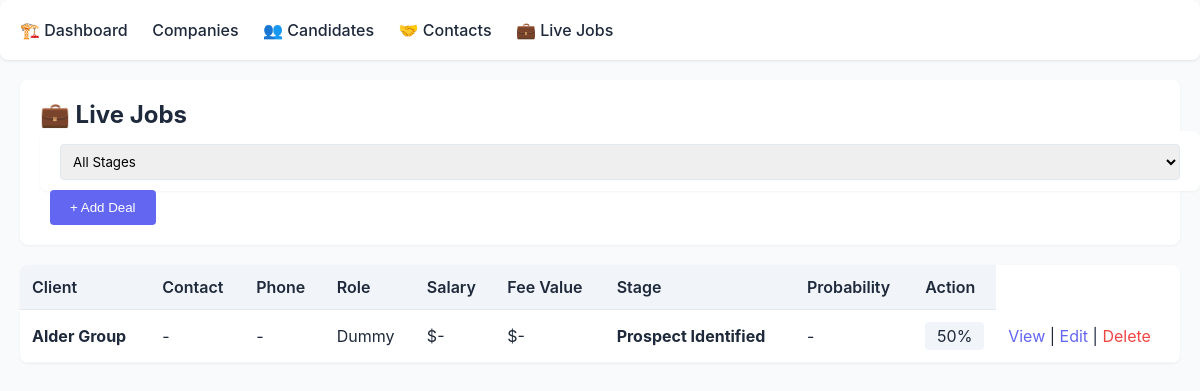
/deals, run on an earlier commit of the app's database.
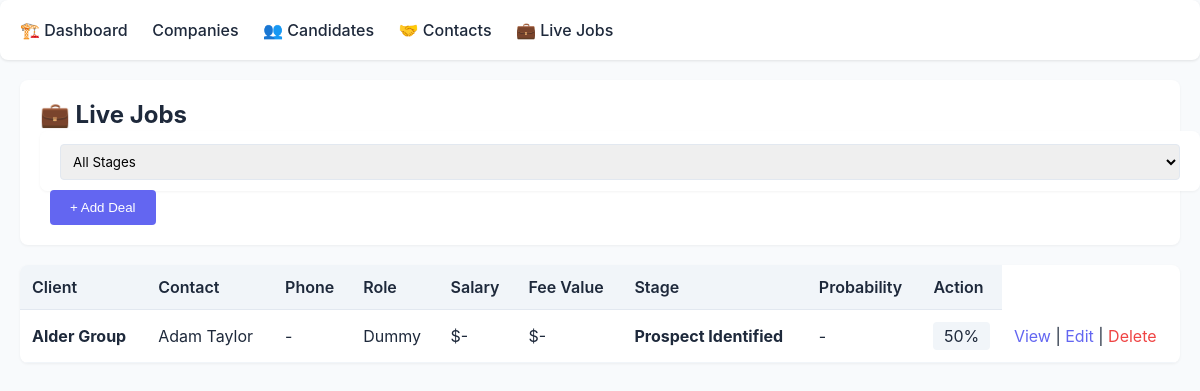
And on a later commit of the database.
### tables this page shows
CREATE TABLE deals (
            id INTEGER PRIMARY KEY,
            client TEXT NOT NULL,
            role TEXT NOT NULL,
            salary_value INTEGER,
            fee_value INTEGER,
            stage TEXT DEFAULT 'Prospect Identified',
            competition TEXT,
            probability INTEGER DEFAULT 50,
            next_action TEXT,
            notes TEXT,
            created_at TIMESTAMP DEFAULT CURRENT_TIMESTAMP,
            updated_at TIMESTAMP DEFAULT CURRENT_TIMESTAMP
        , contact_name TEXT, phone TEXT);

### app.py (the view)
@app.route('/deals')
def deals_list():
    db = get_db()
    cursor = db.cursor()
    stage = request.args.get('stage', '')
    if stage:
        cursor.execute('SELECT * FROM deals WHERE stage = ? ORDER BY updated_at DESC', (stage,))
    else:
        cursor.execute('SELECT * FROM deals ORDER BY updated_at DESC')
    deals = cursor.fetchall()
    cursor.execute('SELECT DISTINCT stage FROM deals ORDER BY stage')
    stages = cursor.fetchall()
    db.close()
    return render_template('deals.html', deals=deals, stages=stages, current_stage=stage)

### app.py (called while the page is built)
def get_db():
    db = sqlite3.connect(app.config['DATABASE'])
    db.row_factory = sqlite3.Row
    return db

### templates/deals.html (shortened to what this page needs)
{% extends "base.html" %}
{% block content %}
<div class="header">
  <h1>💼 Live Jobs</h1>
  <div style="margin-top: 15px;">
    <form method="get" style="display: inline;">
      {% if stages %}
      <select name="stage" onchange="this.form.submit()" style="padding: 8px; border-radius: 4px; border: 1px solid #e2e8f0;">
        <option value="">All Stages</option>
      </select>
      {% endif %}
    </form>
    <button class="btn" onclick="showAddForm()" style="margin-left: 10px;">+ Add Deal</button>
  </div>
</div>
<table>
  <thead>
    <tr>
      <th>Client</th>
      <th>Contact</th>
      <th>Phone</th>
      <th>Role</th>
      <th>Salary</th>
      <th>Fee Value</th>
      <th>Stage</th>
      <th>Probability</th>
      <th>Action</th>
    </tr>
  </thead>
  <tbody>
    {% for deal in deals %}
    <tr>
      <td><strong>{{ deal.client }}</strong></td>
      <td>{{ deal.contact_name or '-' }}</td>
      <td>{{ deal.phone or '-' }}</td>
      <td>{{ deal.role }}</td>
      <td>${{ "{:,.0f}".format(deal.salary_value) if deal.salary_value else '-' }}</td>
      <td>${{ "{:,.0f}".format(deal.fee_value) if deal.fee_value else '-' }}</td>
      <td><strong>{{ deal.stage }}</strong></td>
      <td>{{ deal.competition or '-' }}</td>
      <td>
        <div style="background: #f1f5f9; padding: 4px 8px; border-radius: 4px; text-align: center;">
          {{ deal.probability }}%
        </div>
      </td>
      <td>
        <a href="/deal/{{ deal.id }}">View</a> |
        <a href="#" onclick="editJobById({{ deal.id }}); return false;">Edit</a> |
        <a href="#" onclick="deleteJobById('{{ deal.client }}', '{{ deal.role }}', {{ deal.id }}); return false;" style="color: #ef4444;">Delete</a>
      </td>
    </tr>
    {% endfor %}
  </tbody>
</table>
{% endblock %}

What changed in the data, as far as the page shows it:
changed deals "Alder Group": contact_name "-" → "Adam Taylor"
